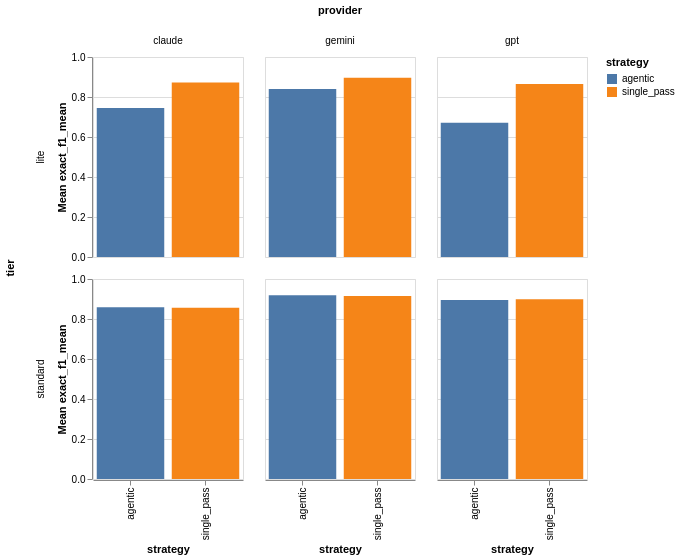

The notebook cell this image was saved under:
### Code cell
def make_provider_facet_plot(df: pl.DataFrame, metric: str) -> alt.Chart:
    bars = (
        alt.Chart()
        .mark_bar()
        .encode(
            x="strategy:N",
            y=alt.Y(f"mean({metric}):Q").title(f"Mean {metric}"),
            color="strategy:N",
            tooltip=[f"mean({metric}):Q"],
        )
    )

    error_bars = (
        alt.Chart()
        .mark_errorbar(extent="ci")
        .encode(x="strategy:N", y=alt.Y(f"mean({metric}):Q").title(f"Mean {metric}"))
    )

    return (
        alt.layer(bars, error_bars, data=df)
        .properties(width=150, height=200)
        .facet(column="provider:N", row="tier:N")
    )


make_provider_facet_plot(df_aggregated, "exact_f1_mean")

### Figure 1 — Vega-Lite specification as saved in the notebook (floating-point values rounded to 4 significant figures)
{"config": {"view": {"continuousWidth": 300, "continuousHeight": 300}}, "data": {"name": "data-e6de22a7cac5a3631c0349f46d1df570"}, "facet": {"column": {"field": "provider", "type": "nominal"}, "row": {"field": "tier", "type": "nominal"}}, "spec": {"layer": [{"mark": {"type": "bar"}, "encoding": {"color": {"field": "strategy", "type": "nominal"}, "tooltip": [{"aggregate": "mean", "field": "exact_f1_mean", "type": "quantitative"}], "x": {"field": "strategy", "type": "nominal"}, "y": {"aggregate": "mean", "field": "exact_f1_mean", "title": "Mean exact_f1_mean", "type": "quantitative"}}}, {"mark": {"type": "errorbar", "extent": "ci"}, "encoding": {"x": {"field": "strategy", "type": "nominal"}, "y": {"aggregate": "mean", "field": "exact_f1_mean", "title": "Mean exact_f1_mean", "type": "quantitative"}}}], "height": 200, "width": 150}, "$schema": "https://vega.github.io/schema/vega-lite/v6.1.0.json", "datasets": {"data-e6de22a7cac5a3631c0349f46d1df570": [{"provider": "claude", "tier": "lite", "strategy": "agentic", "modality": "multimodal", "n_docs": 83, "exact_f1_mean": 0.7456, "exact_f1_std": 0.2324, "exact_effective_date_f1_mean": 0.8072, "exact_party_f1_mean": 0.8738, "exact_jurisdiction_f1_mean": 0.6386, "exact_term_f1_mean": 0.6627, "fuzzy_f1_mean": 0.7618, "fuzzy_f1_std": 0.2253, "fuzzy_party_f1_mean": 0.9388, "fuzzy_jurisdiction_f1_mean": 0.6386, "fuzzy_term_f1_mean": 0.6627, "latency_mean": 31.01, "latency_std": 14.13, "latency_median": 28.8, "latency_p95": 56.96, "cost_mean": 0.0106, "cost_std": 0.003937, "cost_total": 0.8799, "tokens_mean": 9575.0, "char_count_mean": 17090.0, "page_count_mean": 5.892}, {"provider": "claude", "tier": "lite", "strategy": "single_pass", "modality": "text", "n_docs": 83, "exact_f1_mean": 0.8719, "exact_f1_std": 0.1665, "exact_effective_date_f1_mean": 0.8554, "exact_party_f1_mean": 0.8732, "exact_jurisdiction_f1_mean": 0.9518, "exact_term_f1_mean": 0.8072, "fuzzy_f1_mean": 0.8884, "fuzzy_f1_std": 0.1589, "fuzzy_party_f1_mean": 0.9271, "fuzzy_jurisdiction_f1_mean": 0.9518, "fuzzy_term_f1_mean": 0.8193, "latency_mean": 16.89, "latency_std": 18.53, "latency_median": 11.4, "latency_p95": 50.57, "cost_mean": 0.006079, "cost_std": 0.003989, "cost_total": 0.5045, "tokens_mean": 5561.0, "char_count_mean": 17090.0, "page_count_mean": 5.892}, {"provider": "claude", "tier": "standard", "strategy": "agentic", "modality": "multimodal", "n_docs": 83, "exact_f1_mean": 0.8586, "exact_f1_std": 0.17, "exact_effective_date_f1_mean": 0.9157, "exact_party_f1_mean": 0.8803, "exact_jurisdiction_f1_mean": 0.8193, "exact_term_f1_mean": 0.8193, "fuzzy_f1_mean": 0.8756, "fuzzy_f1_std": 0.1552, "fuzzy_party_f1_mean": 0.9483, "fuzzy_jurisdiction_f1_mean": 0.8193, "fuzzy_term_f1_mean": 0.8193, "latency_mean": 64.63, "latency_std": 32.45, "latency_median": 60.79, "latency_p95": 113.9, "cost_mean": 0.03779, "cost_std": 0.01896, "cost_total": 3.137, "tokens_mean": 11520.0, "char_count_mean": 17090.0, "page_count_mean": 5.892}, {"provider": "claude", "tier": "standard", "strategy": "single_pass", "modality": "text", "n_docs": 83, "exact_f1_mean": 0.8568, "exact_f1_std": 0.232, "exact_effective_date_f1_mean": 0.8675, "exact_party_f1_mean": 0.8369, "exact_jurisdiction_f1_mean": 0.9157, "exact_term_f1_mean": 0.8072, "fuzzy_f1_mean": 0.8738, "fuzzy_f1_std": 0.2294, "fuzzy_party_f1_mean": 0.8928, "fuzzy_jurisdiction_f1_mean": 0.9157, "fuzzy_term_f1_mean": 0.8193, "latency_mean": 33.34, "latency_std": 40.64, "latency_median": 19.57, "latency_p95": 133.8, "cost_mean": 0.02089, "cost_std": 0.01833, "cost_total": 1.734, "tokens_mean": 6352.0, "char_count_mean": 17090.0, "page_count_mean": 5.892}, {"provider": "gemini", "tier": "lite", "strategy": "agentic", "modality": "multimodal", "n_docs": 83, "exact_f1_mean": 0.84, "exact_f1_std": 0.1737, "exact_effective_date_f1_mean": 0.9036, "exact_party_f1_mean": 0.8421, "exact_jurisdiction_f1_mean": 0.8795, "exact_term_f1_mean": 0.7349, "fuzzy_f1_mean": 0.8616, "fuzzy_f1_std": 0.1673, "fuzzy_party_f1_mean": 0.9282, "fuzzy_jurisdiction_f1_mean": 0.8795, "fuzzy_term_f1_mean": 0.7349, "latency_mean": 5.555, "latency_std": 1.641, "latency_median": 5.141, "latency_p95": 9.192, "cost_mean": 0.002639, "cost_std": 0.001367, "cost_total": 0.219, "tokens_mean": 9963.0, "char_count_mean": 17090.0, "page_count_mean": 5.892}, {"provider": "gemini", "tier": "lite", "strategy": "single_pass", "modality": "text", "n_docs": 83, "exact_f1_mean": 0.8957, "exact_f1_std": 0.1515, "exact_effective_date_f1_mean": 0.9036, "exact_party_f1_mean": 0.8718, "exact_jurisdiction_f1_mean": 0.9759, "exact_term_f1_mean": 0.8313, "fuzzy_f1_mean": 0.9112, "fuzzy_f1_std": 0.1453, "fuzzy_party_f1_mean": 0.9338, "fuzzy_jurisdiction_f1_mean": 0.9759, "fuzzy_term_f1_mean": 0.8313, "latency_mean": 1.414, "latency_std": 0.2595, "latency_median": 1.339, "latency_p95": 1.947, "cost_mean": 0.001075, "cost_std": 0.0004489, "cost_total": 0.08919, "tokens_mean": 3865.0, "char_count_mean": 17090.0, "page_count_mean": 5.892}, {"provider": "gemini", "tier": "standard", "strategy": "agentic", "modality": "multimodal", "n_docs": 83, "exact_f1_mean": 0.9184, "exact_f1_std": 0.1258, "exact_effective_date_f1_mean": 0.9398, "exact_party_f1_mean": 0.8783, "exact_jurisdiction_f1_mean": 0.9759, "exact_term_f1_mean": 0.8795, "fuzzy_f1_mean": 0.9364, "fuzzy_f1_std": 0.112, "fuzzy_party_f1_mean": 0.9503, "fuzzy_jurisdiction_f1_mean": 0.9759, "fuzzy_term_f1_mean": 0.8795, "latency_mean": 14.57, "latency_std": 8.971, "latency_median": 11.88, "latency_p95": 31.29, "cost_mean": 0.01063, "cost_std": 0.006469, "cost_total": 0.8827, "tokens_mean": 16210.0, "char_count_mean": 17090.0, "page_count_mean": 5.892}, {"provider": "gemini", "tier": "standard", "strategy": "single_pass", "modality": "text", "n_docs": 83, "exact_f1_mean": 0.9153, "exact_f1_std": 0.1256, "exact_effective_date_f1_mean": 0.9277, "exact_party_f1_mean": 0.8783, "exact_jurisdiction_f1_mean": 0.9759, "exact_term_f1_mean": 0.8795, "fuzzy_f1_mean": 0.9364, "fuzzy_f1_std": 0.1107, "fuzzy_party_f1_mean": 0.9503, "fuzzy_jurisdiction_f1_mean": 0.9759, "fuzzy_term_f1_mean": 0.8916, "latency_mean": 9.789, "latency_std": 9.943, "latency_median": 7.337, "latency_p95": 30.07, "cost_mean": 0.00748, "cost_std": 0.006002, "cost_total": 0.6208, "tokens_mean": 5642.0, "char_count_mean": 17090.0, "page_count_mean": 5.892}, {"provider": "gpt", "tier": "lite", "strategy": "agentic", "modality": "multimodal", "n_docs": 83, "exact_f1_mean": 0.6715, "exact_f1_std": 0.2933, "exact_effective_date_f1_mean": 0.7831, "exact_party_f1_mean": 0.8186, "exact_jurisdiction_f1_mean": 0.5181, "exact_term_f1_mean": 0.5663, "fuzzy_f1_mean": 0.6822, "fuzzy_f1_std": 0.2898, "fuzzy_party_f1_mean": 0.8613, "fuzzy_jurisdiction_f1_mean": 0.5181, "fuzzy_term_f1_mean": 0.5663, "latency_mean": 11.36, "latency_std": 23.95, "latency_median": 4.542, "latency_p95": 75.36, "cost_mean": 0.005846, "cost_std": 0.00267, "cost_total": 0.4852, "tokens_mean": 8515.0, "char_count_mean": 17090.0, "page_count_mean": 5.892}, {"provider": "gpt", "tier": "lite", "strategy": "single_pass", "modality": "text", "n_docs": 83, "exact_f1_mean": 0.8651, "exact_f1_std": 0.182, "exact_effective_date_f1_mean": 0.8193, "exact_party_f1_mean": 0.8582, "exact_jurisdiction_f1_mean": 0.9277, "exact_term_f1_mean": 0.8554, "fuzzy_f1_mean": 0.8806, "fuzzy_f1_std": 0.1694, "fuzzy_party_f1_mean": 0.9081, "fuzzy_jurisdiction_f1_mean": 0.9277, "fuzzy_term_f1_mean": 0.8675, "latency_mean": 2.577, "latency_std": 8.296, "latency_median": 1.046, "latency_p95": 3.95, "cost_mean": 0.003209, "cost_std": 0.001399, "cost_total": 0.2664, "tokens_mean": 4115.0, "char_count_mean": 17090.0, "page_count_mean": 5.892}, {"provider": "gpt", "tier": "standard", "strategy": "agentic", "modality": "multimodal", "n_docs": 83, "exact_f1_mean": 0.8954, "exact_f1_std": 0.1654, "exact_effective_date_f1_mean": 0.8675, "exact_party_f1_mean": 0.8706, "exact_jurisdiction_f1_mean": 0.9639, "exact_term_f1_mean": 0.8795, "fuzzy_f1_mean": 0.9149, "fuzzy_f1_std": 0.1569, "fuzzy_party_f1_mean": 0.9366, "fuzzy_jurisdiction_f1_mean": 0.9639, "fuzzy_term_f1_mean": 0.8916, "latency_mean": 8.452, "latency_std": 7.748, "latency_median": 7.422, "latency_p95": 10.85, "cost_mean": 0.02412, "cost_std": 0.005973, "cost_total": 2.002, "tokens_mean": 10670.0, "char_count_mean": 17090.0, "page_count_mean": 5.892}, {"provider": "gpt", "tier": "standard", "strategy": "single_pass", "modality": "text", "n_docs": 83, "exact_f1_mean": 0.8989, "exact_f1_std": 0.1541, "exact_effective_date_f1_mean": 0.9157, "exact_party_f1_mean": 0.8606, "exact_jurisdiction_f1_mean": 0.9518, "exact_term_f1_mean": 0.8675, "fuzzy_f1_mean": 0.9229, "fuzzy_f1_std": 0.1382, "fuzzy_party_f1_mean": 0.9326, "fuzzy_jurisdiction_f1_mean": 0.9518, "fuzzy_term_f1_mean": 0.8916, "latency_mean": 2.069, "latency_std": 2.926, "latency_median": 1.573, "latency_p95": 2.992, "cost_mean": 0.01094, "cost_std": 0.004249, "cost_total": 0.9083, "tokens_mean": 4148.0, "char_count_mean": 17090.0, "page_count_mean": 5.892}]}}
